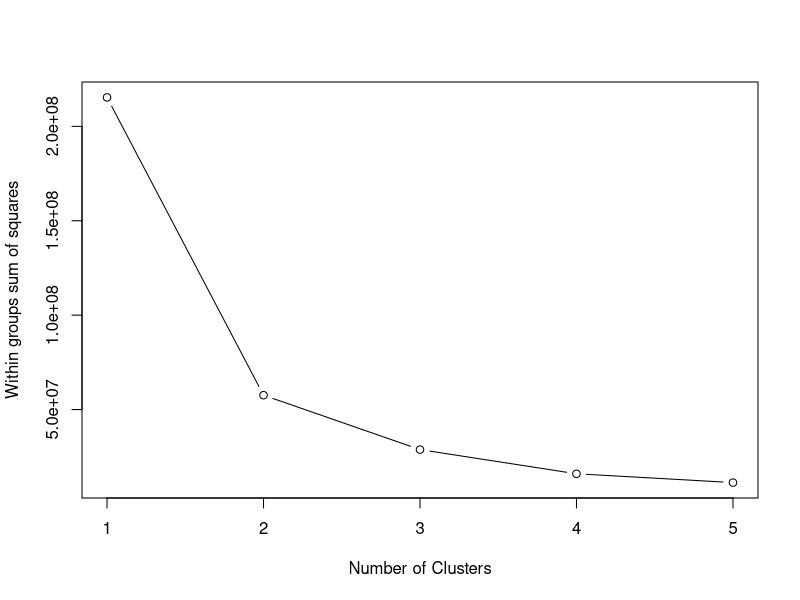
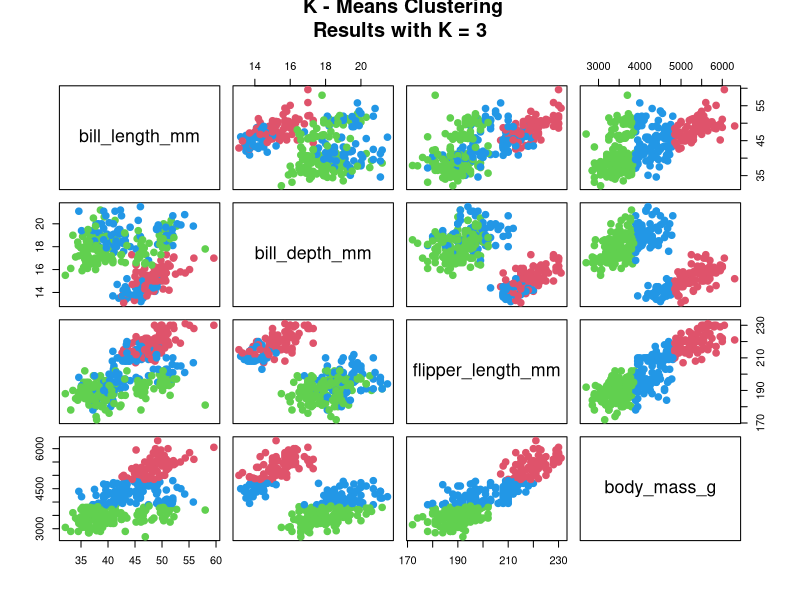
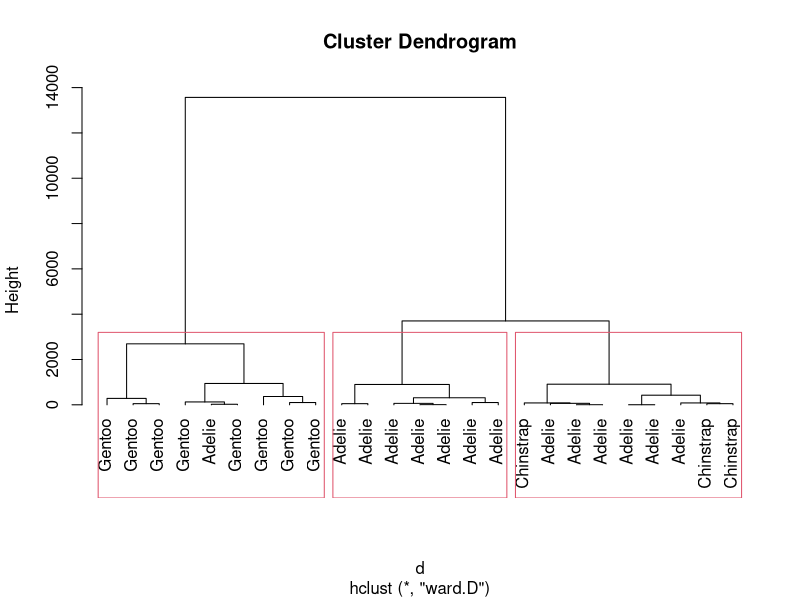
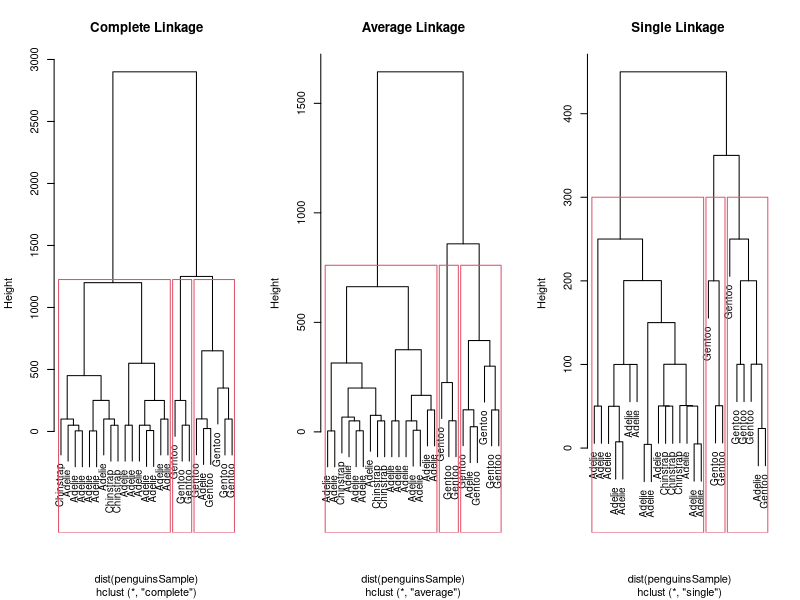

Generate these figures, in order, with R:
## ---- chunk 1
knitr::opts_chunk$set(echo = TRUE)
## ---- chunk 2
library(palmerpenguins)
data <-penguins
head(data)
## ---- chunk 3
set.seed(123)
data = na.omit(data)
data =data[,-c(1,2,7,8)]#Remove the char and categorical data
head(data)
dim(data)

## ---- chunk 4
wss = (nrow(data)-1)*sum(apply(data,2,var))
for (i in 2:5)
 {wss[i] = sum(kmeans(data,centers = i)$withinss)}
plot(1:5, wss, type="b", xlab="Number of Clusters",
  ylab="Within groups sum of squares")
## ---- chunk 5
kmeans3 <- kmeans(data, 3)
kmeans3
kmeans2 <- kmeans(data, 2)
kmeans2
## ---- chunk 6
testsp <- penguins
head(testsp)
testsp <- na.omit(testsp)
dim(testsp)
length(kmeans3$cluster)
#the length of kmeans clusters list should be same as species list observations
## ---- chunk 7
table(testsp$species, kmeans3$cluster)
table(testsp$species, kmeans2$cluster)
## ---- chunk 8
plot (data , col =(kmeans3$cluster +1) , main =" K - Means Clustering
Results with K = 3" ,pch =20 , cex =2)
## ---- chunk 9
idx <- sample(1:dim(data)[1], 25)
penguinsSample <- data[idx,]
penguinsSample$species <- NULL
## ---- chunk 10
d <- dist(penguinsSample, method = "euclidean") # distance matrix
fit <- hclust(d, method="ward")
plot(fit, hang = -1, labels= penguins$species[idx]) #Just plotting it
rect.hclust(fit, k=3)
## ---- chunk 11
hc.complete = hclust(dist(penguinsSample), method ="complete")
hc.average = hclust(dist(penguinsSample), method ="average")
hc.single = hclust(dist(penguinsSample), method ="single")
## ---- chunk 12
par(mfrow = c(1,3))#To print all the plots in to one
plot(hc.complete, main =" Complete Linkage " , cex =.9,labels= penguins$species[idx])
rect.hclust(hc.complete, k=3)
groups <- cutree(hc.complete, k=3)

plot(hc.average, main =" Average Linkage " , cex =.9,labels=penguins$species[idx])
rect.hclust(hc.average, k=3)
groups <- cutree(hc.average, k=3)

plot(hc.single, main ="Single Linkage " , cex =.9,labels=penguins$species[idx])
rect.hclust(hc.single, k=3)


